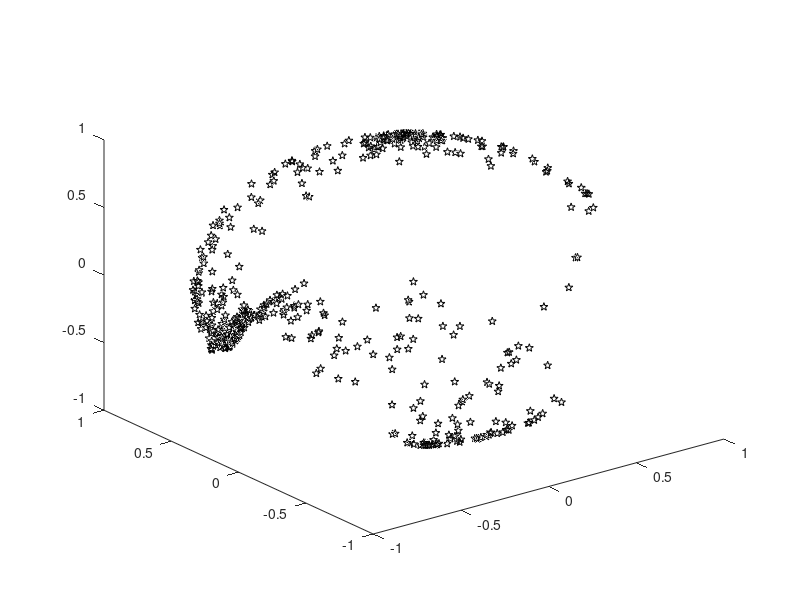

Here is the MATLAB script that generated this plot: (Note: this script raises an error after producing the figure.)
% script to compute 3-d deviatoric stress state from a number of
% slip vector observations using least squares
% Rishav Mallick, 2021, EOS

clear

n = @(strike,dip) [cosd(strike)*sind(dip);-sind(strike)*sind(dip);cosd(dip)];
% d = @(strike,dip) [cosd(strike)*cosd(dip);-sind(strike)*sind(dip);-sind(dip)];
r = @(strike,dip,rake) [cosd(rake)*sind(strike)-sind(rake)*cosd(strike)*cosd(dip);...
    cosd(rake)*cosd(strike)+sind(rake)*sind(strike)*cosd(dip);...
    sind(rake)*sind(dip)]; % original equation

% design matrix

Gfun = @(n) [n(1)-n(1)^3+n(1)*n(3)^2, n(2)-2*n(2)*n(1)^2, n(3)-2*n(3)*n(1)^2, -n(1)*n(2)^2+n(1)*n(3)^2, -2*n(1)*n(2)*n(3);...
            -n(2)*n(1)^2+n(2)*n(3)^2, n(1)-2*n(1)*n(2)^2, -2*n(1)*n(2)*n(3),   n(2)-n(2)^3+n(2)*n(3)^2,  n(3)-2*n(3)*n(2)^2;...
            -n(3)*n(1)^2-n(3)+n(3)^3, -2*n(1)*n(2)*n(3),  n(1)-2*n(1)*n(3)^2, -n(2)^2*n(3)-n(3)+n(3)^3,  n(2)-2*n(2)*n(3)^2];

%% input data
% strike = 45;
% dip = 60;
% rake = 0;
% % rinit = r(strike,dip,rake);
% nobs = 500;
% 
% strikeobs = strike + 10.*randn(nobs,1);
% dipobs = dip - 5 + 10.*rand(nobs,1);
% rakeobs = rake + 1.*randn(nobs,1);

% load('INPUT_example0D.mat');
% datamat = example0D;
% spredsatsi = [1.01345600000000;-0.506121000000000;-0.153006000000000;-0.0888350000000000;-0.279231000000000];
% spredsatsimat = [spredsatsi(1:3)';spredsatsi([2,4,5])';spredsatsi([3,5])',-(spredsatsi(1)+spredsatsi(4))];
% [evecsatsi,evalsatsi] = eig(spredsatsimat);

% load('INPUT_example1D.mat');
% ind = example1D(:,2)<=10;
% datamat = example1D(ind,:);

load('INPUTdata.mat');
datamat = T;
nobs = length(datamat(:,1));
strikeobs = datamat(:,3);
dipobs = datamat(:,4);
rakeobs = datamat(:,5);

%% create design matrix
G = zeros(nobs*3,5);
rhatobs = zeros(nobs*3,1);
nhatobs = zeros(nobs*3,1);

for i = 1:nobs
    G(3*i-2:3*i,:) = Gfun(n(strikeobs(i),dipobs(i)));
    rhatobs(3*i-2:3*i,1) = r(strikeobs(i),dipobs(i),rakeobs(i));
    nhatobs(3*i-2:3*i,1) = n(strikeobs(i),dipobs(i));
end


% order followed in stress tensor - [s11;s12;s13;s22;s23]
spred = G\rhatobs;
Cs = inv(G'*G);

spredmat = [spred(1:3)';spred([2,4,5])';spred([3,5])',-(spred(1)+spred(4))];
[evecopt,evalopt] = eig(spredmat);
evalopt = diag(evalopt);

% sample and create 2-d distribution
nsample = 1e4;
spsample = mvnrnd(spred,Cs,nsample);

Evec1 = zeros(3,nsample);
Evec2 = zeros(3,nsample);
Evec3 = zeros(3,nsample);
Eval = zeros(3,nsample);

for i = 1:nsample
    s11p = spsample(i,1);
    s12p = spsample(i,2);
    s13p = spsample(i,3);
    s22p = spsample(i,4);
    s23p = spsample(i,5);

    % compute eigenvectors of the stress tensor
    [evec,eval] = eig([s11p,s12p,s13p;s12p,s22p,s23p;s13p,s23p,-(s11p+s22p)]);
    Evec1(:,i) = evec(:,1);
    Evec2(:,i) = evec(:,2);
    Evec3(:,i) = evec(:,3);
    Eval(:,i) = diag(eval);
end

% calculate stress ratio
phi = ((Eval(2,:))-(Eval(3,:)))./((Eval(1,:))-(Eval(3,:)));
R = ((Eval(1,:))-(Eval(2,:)))./((Eval(1,:))-(Eval(3,:)));

% plot stress orientations as colored dots
figure(1),clf
for i = 1:nobs
    plot3(rhatobs(3*i-2),rhatobs(3*i-1),rhatobs(3*i),'kp'), hold on
    %plot3(nhatobs(3*i-2),nhatobs(3*i-1),nhatobs(3*i),'kx')
end
plot3(-sign(sign(Eval(1,:)).*Evec1(3,:)).*sign(Eval(1,:)).*Evec1(1,:),...
    -sign(sign(Eval(1,:)).*Evec1(3,:)).*sign(Eval(1,:)).*Evec1(2,:),...
    -sign(sign(Eval(1,:)).*Evec1(3,:)).*sign(Eval(1,:)).*Evec1(3,:),'.','Color',rgb('orange'))

plot3(-sign(sign(Eval(2,:)).*Evec2(3,:)).*sign(Eval(2,:)).*Evec2(1,:),...
    -sign(sign(Eval(2,:)).*Evec2(3,:)).*sign(Eval(2,:)).*Evec2(2,:),...
    -sign(sign(Eval(2,:)).*Evec2(3,:)).*sign(Eval(2,:)).*Evec2(3,:),'.','Color',rgb('forestgreen'))

plot3(-sign(sign(Eval(3,:)).*Evec3(3,:)).*sign(Eval(3,:)).*Evec3(1,:),...
    -sign(sign(Eval(3,:)).*Evec3(3,:)).*sign(Eval(3,:)).*Evec3(2,:),...
    -sign(sign(Eval(3,:)).*Evec3(3,:)).*sign(Eval(3,:)).*Evec3(3,:),'.','Color',rgb('skyblue'))

axis tight equal, box on, grid on
plot3(cosd(linspace(0,180)),sind(linspace(0,180)),zeros(100,1),'k-','LineWidth',2)
plot3(cosd(linspace(0,180)),-sind(linspace(0,180)),zeros(100,1),'k-','LineWidth',2)
plot3(zeros(100,1),sind(linspace(0,180)),cosd(linspace(0,180)),'k-','LineWidth',2)
plot3(zeros(100,1),-sind(linspace(0,180)),cosd(linspace(0,180)),'k-','LineWidth',2)
plot3(sind(linspace(0,180)),zeros(100,1),cosd(linspace(0,180)),'k-','LineWidth',2)
plot3(-sind(linspace(0,180)),zeros(100,1),cosd(linspace(0,180)),'k-','LineWidth',2)

% plot3(sign(evalopt').*evecopt(1,:),sign(evalopt').*evecopt(2,:),sign(evalopt').*evecopt(3,:),'k+','LineWidth',3,'MarkerSize',10)
% plot3(evecsatsi(1,:),evecsatsi(2,:),evecsatsi(3,:),'rx','LineWidth',3,'MarkerSize',10)

view([0 90])
xlabel('East'),ylabel('North')
set(gca,'FontSize',15)

%%%%%%%%% contours of posterior PDF
figure(2),clf
% plot rake vectors

[hvals,XBinEdges,YBinEdges] = histcounts2(-sign(sign(Eval(1,:)).*Evec1(3,:)).*sign(Eval(1,:)).*Evec1(1,:),...
    -sign(sign(Eval(1,:)).*Evec1(3,:)).*sign(Eval(1,:)).*Evec1(2,:),...
    [-1:0.05:1.05]',[-1:0.05:1.05]','Normalization','probability');
contour(XBinEdges(1:end-1),YBinEdges(1:end-1),hvals',10,'Color',rgb('orange'),'Linewidth',2), hold on            

[hvals,XBinEdges,YBinEdges] = histcounts2(-sign(sign(Eval(2,:)).*Evec2(3,:)).*sign(Eval(2,:)).*Evec2(1,:),...
    -sign(sign(Eval(2,:)).*Evec2(3,:)).*sign(Eval(2,:)).*Evec2(2,:),...
    [-1:0.05:1.05]',[-1:0.05:1.05]','Normalization','probability');
contour(XBinEdges(1:end-1),YBinEdges(1:end-1),hvals',10,'Color',rgb('forestgreen'),'Linewidth',1)            

[hvals,XBinEdges,YBinEdges] = histcounts2(-sign(sign(Eval(3,:)).*Evec3(3,:)).*sign(Eval(3,:)).*Evec3(1,:),...
    -sign(sign(Eval(3,:)).*Evec3(3,:)).*sign(Eval(3,:)).*Evec3(2,:),...
    [-1:0.05:1.05]',[-1:0.05:1.05]','Normalization','probability');
contour(XBinEdges(1:end-1),YBinEdges(1:end-1),hvals',10,'Color',rgb('skyblue'),'Linewidth',2)            

for i = 1:nobs
    plot(rhatobs(3*i-2),rhatobs(3*i-1),'kp','MarkerSize',3), hold on
end
plot(cosd(linspace(0,180)),sind(linspace(0,180)),'k-','LineWidth',2)
plot(cosd(linspace(0,180))./2,sind(linspace(0,180))./2,'k-','LineWidth',1)
plot(cosd(linspace(0,180)),-sind(linspace(0,180)),'k-','LineWidth',2)
plot(cosd(linspace(0,180))./2,-sind(linspace(0,180))./2,'k-','LineWidth',1)

thetavec = [0:30:360];
for i = 1:length(thetavec)
    plot([0 cosd(thetavec(i))],[0 sind(thetavec(i))],'k-','Linewidth',.1)
end

% plot(sign(evalopt').*evecopt(1,:),sign(evalopt').*evecopt(2,:),'k+','LineWidth',3,'MarkerSize',10)
% plot(evecsatsi(1,:),evecsatsi(2,:),'r+','LineWidth',3,'MarkerSize',10)

legend('\sigma_1','\sigma_2','\sigma_3','\lambda')
set(legend,'box','off')%,'location','northeast')
axis tight equal, box on, grid off
xlabel('East'),ylabel('North')
set(gca,'FontSize',20,'LineWidth',1,'YTick',[-1:0.5:1])

%% histogram of stress ratio
figure(3),clf
%plot phi
h1=histogram(phi,'Normalization','probability','EdgeColor','none');
hold on
hmax=h1.BinEdges(h1.Values==max(h1.Values))+h1.BinWidth/2;
plot([1 1]*hmax(1),get(gca,'ylim'),'b','lineWidth',2);

% plot R
h1=histogram(R,'Normalization','probability','EdgeColor','none');
hmax=h1.BinEdges(h1.Values==max(h1.Values))+h1.BinWidth/2;
plot([1 1]*hmax(1),get(gca,'ylim'),'r','lineWidth',2);

legend('\phi','\phi_{max}','R','R_{max}')
set(legend,'box','off','location','best')
xlabel('\phi or R'), ylabel('PDF')
axis tight, box on, grid on
xlim([0 1])
set(gca,'FontSize',15,'LineWidth',1,'YGrid','off')




















